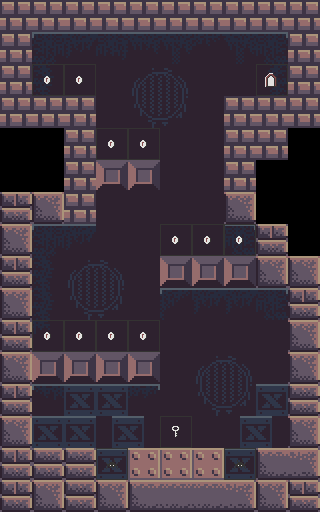

This game map was drawn from its Tiled (.tmx) file and the tilesets committed beside it. A one-line description and the full map source follow:
An orthogonal 10x16 tile map with 32x32 px tiles, 7 tile layers (BG, DT, TR, OB, ...), 3 tilesets.

<map version="1.4" tiledversion="1.4.3" orientation="orthogonal" renderorder="right-down" width="10" height="16" tilewidth="32" tileheight="32" infinite="0" nextlayerid="8" nextobjectid="1">
 <tileset firstgid="1" source="Terrain.tsx" />
 <tileset firstgid="1025" source="Objects.tsx" />
 <tileset firstgid="1153" source="Enemies.tsx" />
 <layer id="1" name="BG" width="10" height="16">
  <data encoding="csv">
257,257,257,257,257,257,257,257,257,257,
257,257,257,257,257,257,257,257,257,257,
257,257,257,257,257,257,257,257,257,257,
257,257,257,257,257,257,257,257,257,257,
0,0,257,257,257,257,257,257,257,0,
0,0,257,257,257,257,257,257,0,0,
257,257,257,257,257,257,257,257,0,0,
257,257,257,257,257,257,257,257,257,0,
257,257,257,257,257,257,257,257,257,257,
257,257,257,257,257,257,257,257,257,257,
257,257,257,257,257,257,257,257,257,257,
257,257,257,257,257,257,257,257,257,257,
257,257,257,257,257,257,257,257,257,257,
257,257,257,257,257,257,257,257,257,257,
257,257,257,257,257,257,257,257,257,257,
257,257,257,257,257,257,257,257,257,257
</data>
 </layer>
 <layer id="2" name="DT" width="10" height="16">
  <data encoding="csv">
0,0,0,0,0,0,0,0,0,0,
0,580,553,554,552,555,556,555,581,0,
0,612,0,0,578,579,0,0,613,0,
0,0,0,0,610,611,0,0,0,0,
0,0,0,0,0,0,0,0,0,0,
0,0,0,0,0,0,0,0,0,0,
0,0,0,0,0,0,0,0,0,0,
0,580,553,0,0,0,0,581,0,0,
0,612,578,579,0,0,0,0,0,0,
0,612,610,611,0,549,553,553,581,0,
0,644,0,0,0,0,0,0,0,0,
0,0,0,0,0,0,578,579,0,0,
0,545,518,518,546,0,610,611,518,0,
0,518,518,599,600,0,0,599,600,0,
0,0,0,518,0,0,0,518,0,0,
0,0,0,0,0,0,0,0,0,0
</data>
 </layer>
 <layer id="3" name="TR" width="10" height="16">
  <data encoding="csv">
69,69,69,69,69,69,69,69,69,69,
69,0,0,0,0,0,0,0,0,69,
69,0,0,0,0,0,0,0,0,69,
69,69,69,0,0,0,0,69,69,69,
0,0,69,0,0,0,0,69,69,0,
0,0,69,5,5,0,0,69,0,0,
229,197,69,0,0,0,0,197,0,0,
197,0,0,0,0,0,0,0,229,0,
229,0,0,0,0,5,5,5,197,197,
197,0,0,0,0,0,0,0,0,229,
229,0,0,0,0,0,0,0,0,197,
197,5,5,5,5,0,0,0,0,197,
229,0,0,0,0,0,0,0,0,261,
197,0,0,0,0,0,0,0,0,197,
229,261,261,0,101,101,101,0,293,325,
229,197,261,197,293,357,357,325,197,229
</data>
 </layer>
 <layer id="4" name="OB" width="10" height="16">
  <properties>
   <property name="5,13" value="once" />
   <property name="8,2" value="map:07D3,x:81,y:33,coin" />
  </properties>
  <data encoding="csv">
0,0,0,0,0,0,0,0,0,0,
0,0,0,0,0,0,0,0,0,0,
0,1025,1025,0,0,0,0,0,1026,0,
0,0,0,0,0,0,0,0,0,0,
0,0,0,1025,1025,0,0,0,0,0,
0,0,0,0,0,0,0,0,0,0,
0,0,0,0,0,0,0,0,0,0,
0,0,0,0,0,1025,1025,1025,0,0,
0,0,0,0,0,0,0,0,0,0,
0,0,0,0,0,0,0,0,0,0,
0,1025,1025,1025,1025,0,0,0,0,0,
0,0,0,0,0,0,0,0,0,0,
0,0,0,0,0,0,0,0,0,0,
0,0,0,0,0,1028,0,0,0,0,
0,0,0,0,0,0,0,0,0,0,
0,0,0,0,0,0,0,0,0,0
</data>
 </layer>
 <layer id="5" name="EN" width="10" height="16">
  <properties>
   <property name="1,10" value="x:4,y:10" />
   <property name="7,7" value="x:5,y:7" />
  </properties>
  <data encoding="csv">
0,0,0,0,0,0,0,0,0,0,
0,0,0,0,0,0,0,0,0,0,
0,0,0,0,0,0,0,0,0,0,
0,0,0,0,0,0,0,0,0,0,
0,0,0,0,0,0,0,0,0,0,
0,0,0,0,0,0,0,0,0,0,
0,0,0,0,0,0,0,0,0,0,
0,0,0,0,0,0,0,0,0,0,
0,0,0,0,0,0,0,0,0,0,
0,0,0,0,0,0,0,0,0,0,
0,0,0,0,0,0,0,0,0,0,
0,0,0,0,0,0,0,0,0,0,
0,0,0,0,0,0,0,0,0,0,
0,0,0,0,0,0,0,0,0,0,
0,0,0,1155,0,0,0,1155,0,0,
0,0,0,0,0,0,0,0,0,0
</data>
 </layer>
 <layer id="6" name="OL" width="10" height="16">
  <data encoding="csv">
0,0,0,0,0,0,0,0,0,0,
0,0,0,0,0,0,0,0,0,0,
0,0,0,0,0,0,0,0,0,0,
0,0,0,0,0,0,0,0,0,0,
0,0,0,0,0,0,0,0,0,0,
0,0,0,0,0,0,0,0,0,0,
0,0,0,0,0,0,0,0,0,0,
0,0,0,0,0,0,0,0,0,0,
0,0,0,0,0,0,0,0,0,0,
0,0,0,0,0,0,0,0,0,0,
0,0,0,0,0,0,0,0,0,0,
0,0,0,0,0,0,0,0,0,0,
0,0,0,0,0,0,0,0,0,0,
0,0,0,0,0,0,0,0,0,0,
0,0,0,0,0,0,0,0,0,0,
0,0,0,0,0,0,0,0,0,0
</data>
 </layer>
 <layer id="7" name="WA" width="10" height="16" opacity="0.13">
  <data encoding="csv">
0,0,0,0,0,0,0,0,0,0,
0,0,0,0,0,0,0,0,0,0,
0,0,0,0,0,0,0,0,0,0,
0,0,0,0,0,0,0,0,0,0,
0,0,0,0,0,0,0,0,0,0,
0,0,0,0,0,0,0,0,0,0,
0,0,0,0,0,0,0,0,0,0,
0,0,0,0,0,0,0,0,0,0,
0,0,0,0,0,0,0,0,0,0,
0,0,0,0,0,0,0,0,0,0,
0,0,0,0,0,0,0,0,0,0,
0,0,0,0,0,0,0,0,0,0,
0,0,0,0,0,0,0,0,0,0,
0,0,0,0,0,0,0,0,0,0,
0,0,0,0,0,0,0,0,0,0,
0,0,0,0,0,0,0,0,0,0
</data>
 </layer>
</map>